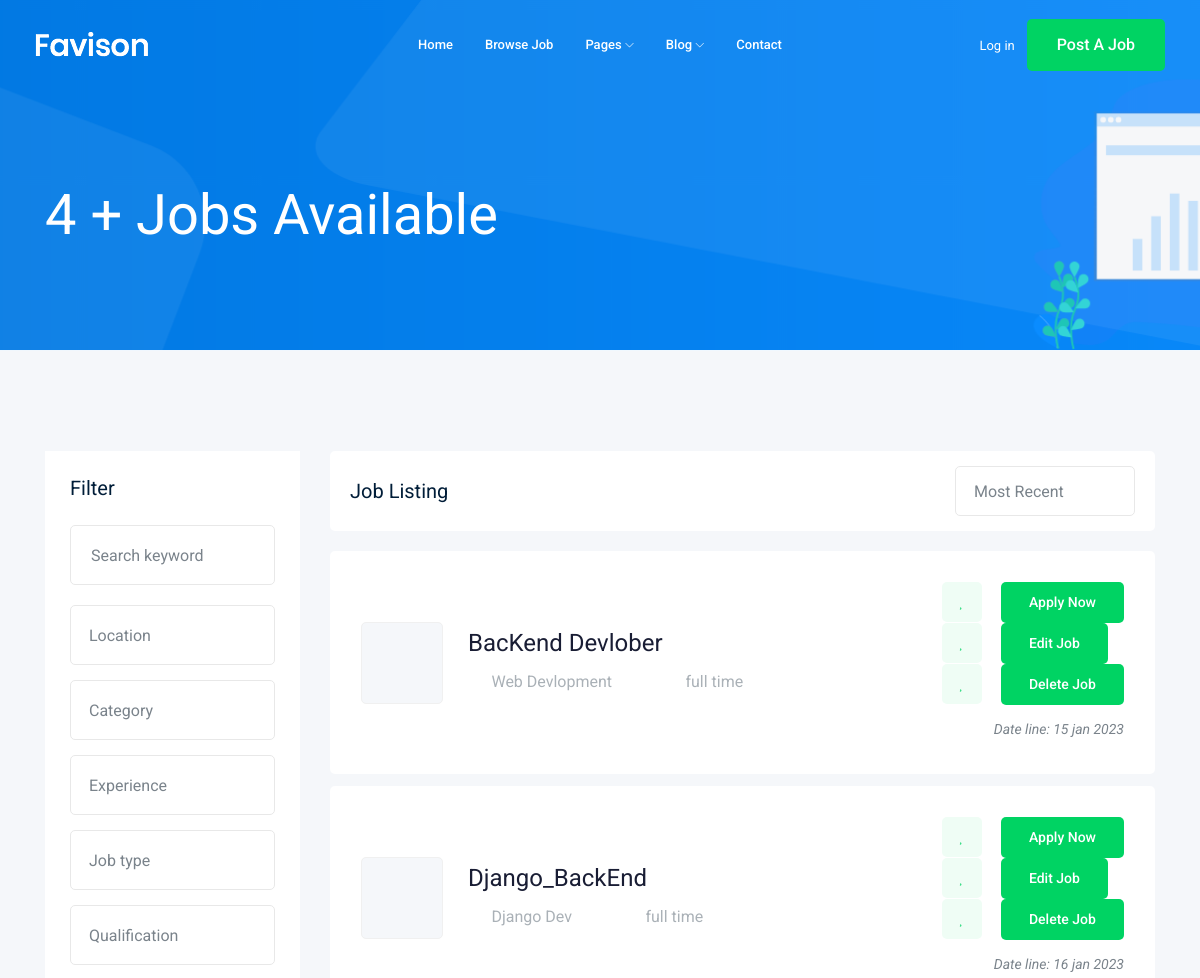
The app's page /jobs (upper part), older data.
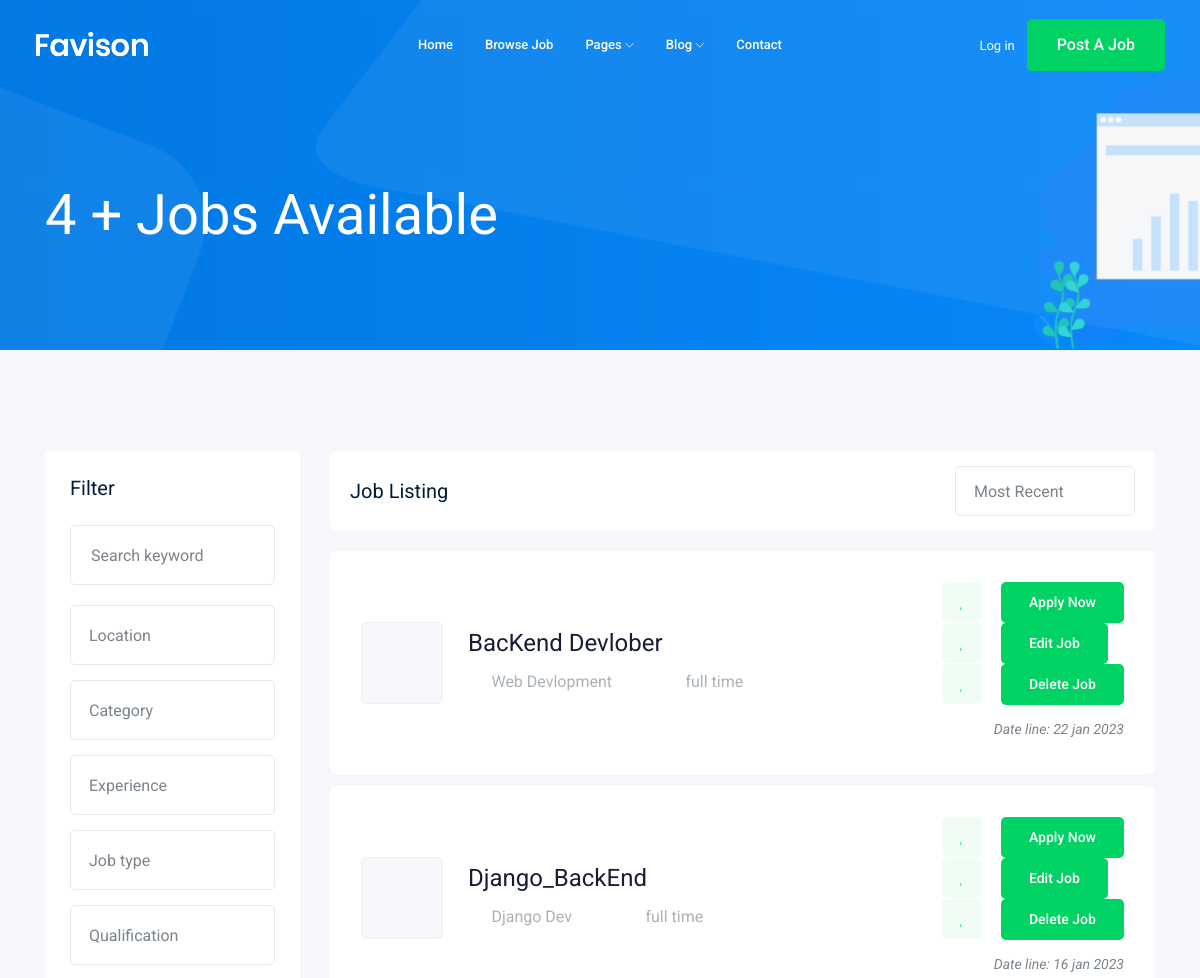
The same page, newer data.
### job/models.py (models this page shows, shortened)
class Job (models.Model):
    user=models.ForeignKey(User,related_name='job_user',on_delete=models.CASCADE)
    title = models.CharField(max_length=200)
    job_type = models.CharField(max_length=15, choices=JOB_TYPE)
    description = models.TextField(max_length=1000)
    image = models.ImageField(upload_to=upload_img,)
    published_at = models.DateTimeField(auto_now=True)
    vacancy = models.IntegerField(default=1)
    salary = models.IntegerField(default=0)
    experience = models.IntegerField(default=1)
    category = models.ForeignKey(
        'category', on_delete=models.CASCADE, related_name='category')
    slug = models.SlugField(blank=True, null=True)
    def __str__(self):
        return self.title

class category(models.Model):
    name = models.CharField(max_length=25)
    def __str__(self):
        return self.name

### job/views.py (the view)
# urls.py: path('jobs', all_jobs),
def all_jobs(request):
    jobs = Job.objects.all()
    context = {'jobs': jobs}
    return render(request, 'job_list.html', context)

### job/templates/job_list.html (shortened to what this page needs)
{% extends 'base.html' %}
{% block body %}
<div class="bradcam_area bradcam_bg_1">
  <div class="container">
    <div class="row">
      <div class="col-xl-12">
        <div class="bradcam_text">
          <h3>{{jobs.count}} + Jobs Available</h3>
        </div>
      </div>
    </div>
  </div>
</div>
<div class="job_listing_area plus_padding">
  <div class="container">
    <div class="row">
      <div class="col-lg-3">
        <div class="job_filter white-bg">
          <div class="form_inner white-bg">
            <h3>Filter</h3>
            <form action="#">
              <div class="row">
                <div class="col-lg-12">
                  <div class="single_field">
                    <input type="text" placeholder="Search keyword" />
                  </div>
                </div>
                <div class="col-lg-12">
                </div>
                <div class="col-lg-12">
                </div>
                <div class="col-lg-12">
                </div>
                <div class="col-lg-12">
                </div>
                <div class="col-lg-12">
                </div>
              </div>
            </form>
          </div>
        </div>
      </div>
      <div class="col-lg-9">
        <div class="recent_joblist_wrap">
          <div class="recent_joblist white-bg">
            <div class="row align-items-center">
              <div class="col-md-6">
                <h4>Job Listing</h4>
              </div>
              <div class="col-md-6">
                <div class="serch_cat d-flex justify-content-end">
                </div>
              </div>
            </div>
          </div>
        </div>
        <div class="job_lists m-0">
          <div class="row">
            {% for job in jobs %}
            <div class="col-lg-12 col-md-12">
              <div class="single_jobs white-bg d-flex justify-content-between">
                <div class="jobs_left d-flex align-items-center">
                  <div class="thumb">
                  </div>
                  <div class="jobs_conetent">
                    <a href="/jobs/{{job.slug}}">
                      <h4>{{job}}</h4>
                    </a>
                    <div class="links_locat d-flex align-items-center">
                      <div class="location">
                        <p>
                          <i class="fa fa-map-marker"></i> {{job.category}}
                        </p>
                      </div>
                      <div class="location">
                        <p><i class="fa fa-clock-o"></i> {{job.job_type}}</p>
                      </div>
                    </div>
                  </div>
                </div>
                <div class="jobs_right">
                  <div class="apply_now">
                    <a class="heart_mark" href="#">
                      <i class="fa fa-heart"></i>
                    </a>
                    <a href="/jobs/{{job.slug}}" class="boxed-btn3">Apply Now</a>
                  </div>
                  <div class="apply_now">
                    <a class="heart_mark" href="#">
                      <i class="fa fa-heart"></i>
                    </a>
                    <a href="/jobs/{{job.slug}}/edit" class="boxed-btn3">Edit job</a>
                  </div>
                  <div class="apply_now">
                    <a class="heart_mark" href="#">
                      <i class="fa fa-heart"></i>
                    </a>
                    <a href="/jobs/{{job.slug}}/del" class="boxed-btn3">delete job</a>
                  </div>
                  <div class="date">
                    <p>Date line: {{job.published_at | date:'d b Y'}}</p>
                  </div>
                </div>
              </div>
            </div>
            {%endfor%}
          </div>
        </div>
      </div>
    </div>
  </div>
</div>
{% endblock body %}

Row changes from the older to the newer data that the page shows:
changed Job "BacKend Devlober": published_at "15 jan 2023" → "22 jan 2023"
